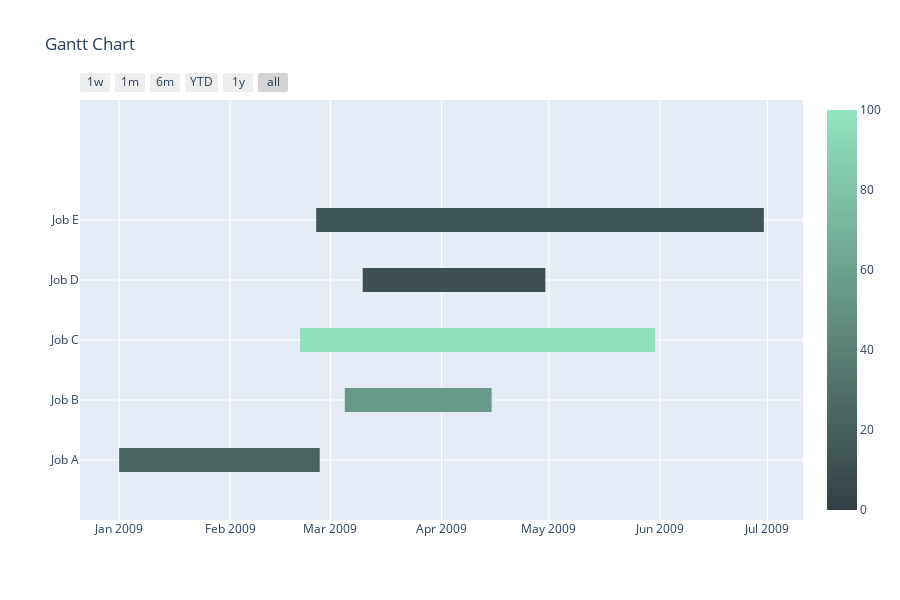

Source (notebook cell):
### Code cell
df_1 = pd.read_csv('https://raw.githubusercontent.com/plotly/datasets/master/gantt_example.csv')

fig = ff.create_gantt(df_1, colors=['#333F44', '#93e4c1'], index_col='Complete',
                      show_colorbar=True, bar_width=0.2, showgrid_x=True, showgrid_y=True)
fig.show()

### Figure 1 — Plotly figure (JSON) as saved in the notebook; plotly's stock layout.template omitted (floating-point values rounded to 4 significant figures)
{"data": [{"fill": "toself", "fillcolor": "rgb(103.80000000000001, 153.75, 136.75)", "hoverinfo": "name", "legendgroup": "rgb(103.80000000000001, 153.75, 136.75)", "mode": "none", "name": "55", "showlegend": false, "type": "scatter", "x": ["2009-03-05", "2009-04-15", "2009-04-15", "2009-03-05"], "y": [0.8, 0.8, 1.2, 1.2]}, {"fill": "toself", "fillcolor": "rgb(144.12, 223.04999999999998, 189.25)", "hoverinfo": "name", "legendgroup": "rgb(144.12, 223.04999999999998, 189.25)", "mode": "none", "name": "97", "showlegend": false, "type": "scatter", "x": ["2009-02-20 12:40:00", "2009-05-30 15:12:44", "2009-05-30 15:12:44", "2009-02-20 12:40:00"], "y": [1.8, 1.8, 2.2, 2.2]}, {"fill": "toself", "fillcolor": "rgb(61.56, 81.15, 81.75)", "hoverinfo": "name", "legendgroup": "rgb(61.56, 81.15, 81.75)", "mode": "none", "name": "11", "showlegend": false, "type": "scatter", "x": ["2009-03-10", "2009-04-30", "2009-04-30", "2009-03-10"], "y": [2.8, 2.8, 3.2, 3.2]}, {"fill": "toself", "fillcolor": "rgb(64.44, 86.1, 85.5)", "hoverinfo": "name", "legendgroup": "rgb(64.44, 86.1, 85.5)", "mode": "none", "name": "14", "showlegend": false, "type": "scatter", "x": ["2009-02-25", "2009-06-30", "2009-06-30", "2009-02-25"], "y": [3.8, 3.8, 4.2, 4.2]}, {"fill": "toself", "fillcolor": "rgb(73.08, 100.95, 96.75)", "hoverinfo": "name", "legendgroup": "rgb(73.08, 100.95, 96.75)", "mode": "none", "name": "23", "showlegend": false, "type": "scatter", "x": ["2009-01-01", "2009-02-26", "2009-02-26", "2009-01-01"], "y": [-0.2, -0.2, 0.2, 0.2]}, {"legendgroup": "rgb(103.80000000000001, 153.75, 136.75)", "marker": {"color": "rgb(103.80000000000001, 153.75, 136.75)", "opacity": 0, "size": 1}, "mode": "markers", "name": "", "showlegend": false, "text": [null, null], "type": "scatter", "x": ["2009-03-05", "2009-04-15"], "y": [1, 1]}, {"legendgroup": "rgb(144.12, 223.04999999999998, 189.25)", "marker": {"color": "rgb(144.12, 223.04999999999998, 189.25)", "opacity": 0, "size": 1}, "mode": "markers", "name": "", "showlegend": false, "text": [null, null], "type": "scatter", "x": ["2009-02-20 12:40:00", "2009-05-30 15:12:44"], "y": [2, 2]}, {"legendgroup": "rgb(61.56, 81.15, 81.75)", "marker": {"color": "rgb(61.56, 81.15, 81.75)", "opacity": 0, "size": 1}, "mode": "markers", "name": "", "showlegend": false, "text": [null, null], "type": "scatter", "x": ["2009-03-10", "2009-04-30"], "y": [3, 3]}, {"legendgroup": "rgb(64.44, 86.1, 85.5)", "marker": {"color": "rgb(64.44, 86.1, 85.5)", "opacity": 0, "size": 1}, "mode": "markers", "name": "", "showlegend": false, "text": [null, null], "type": "scatter", "x": ["2009-02-25", "2009-06-30"], "y": [4, 4]}, {"legendgroup": "rgb(73.08, 100.95, 96.75)", "marker": {"cmax": 100, "cmin": 0, "color": "rgb(73.08, 100.95, 96.75)", "colorscale": [[0, "rgb(51.0, 63.0, 68.0)"], [1, "rgb(147.0, 228.0, 193.0)"]], "opacity": 0, "showscale": true, "size": 1}, "mode": "markers", "name": "", "showlegend": false, "text": [null, null], "type": "scatter", "x": ["2009-01-01", "2009-02-26"], "y": [0, 0]}], "layout": {"height": 600, "hovermode": "closest", "showlegend": false, "title": {"text": "Gantt Chart"}, "width": 900, "xaxis": {"rangeselector": {"buttons": [{"count": 7, "label": "1w", "step": "day", "stepmode": "backward"}, {"count": 1, "label": "1m", "step": "month", "stepmode": "backward"}, {"count": 6, "label": "6m", "step": "month", "stepmode": "backward"}, {"count": 1, "label": "YTD", "step": "year", "stepmode": "todate"}, {"count": 1, "label": "1y", "step": "year", "stepmode": "backward"}, {"step": "all"}]}, "showgrid": true, "type": "date", "zeroline": false}, "yaxis": {"autorange": false, "range": [-1, 6], "showgrid": true, "ticktext": ["Job A", "Job B", "Job C", "Job D", "Job E"], "tickvals": [0, 1, 2, 3, 4], "zeroline": false}}}
